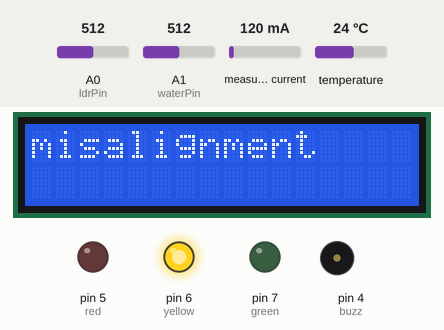
Recording of a sketch running on a simulated Arduino Uno, built with avr-gcc and run on an emulated ATmega328P. Parts: 16×2 character LCD, output pins drawn as LEDs (lit = HIGH), buzzer (waves = sounding, pin HIGH). The test bench sets the inputs (shaded band); at power-on: A0 (ldrPin) = 512, A1 (waterPin) = 512, temperature 24 °C, measured current 120 mA. What the sketch prints to the serial monitor is not drawn.

Above: at 1.6 s.
1.7 s: A0 (ldrPin) set to 810
At 5.6 s:
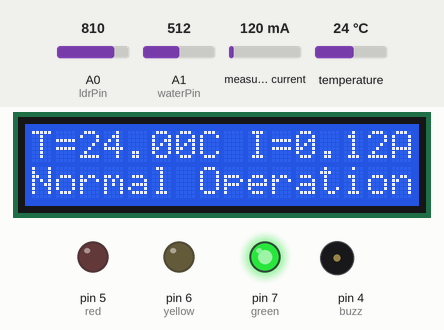
6.2 s: A1 (waterPin) set to 312
10.7 s: A1 (waterPin) set to 284
At 13.6 s:
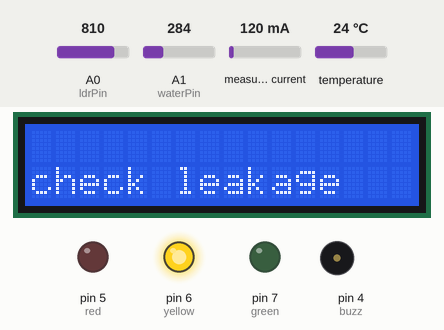
19.5 s: temperature set to 29.3 °C
26.4 s: temperature set to 30.9 °C
At 33.5 s:
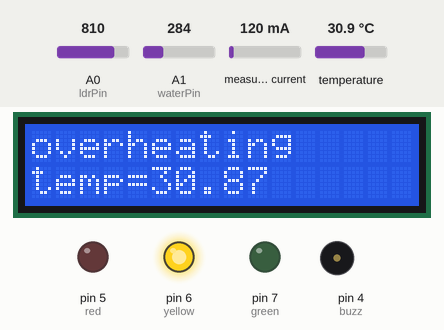
34.1 s: temperature set to 33 °C
At 38.5 s:
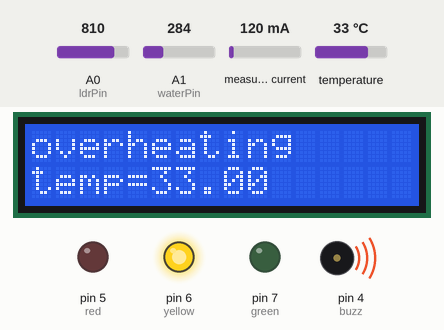
Timing chart, 0 to 40.2 s (numbered marks = the images above; inputs shaded):
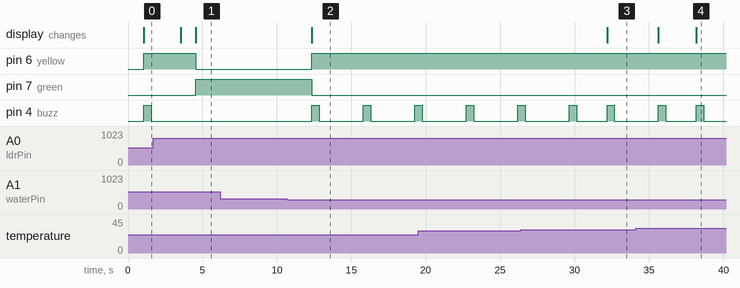

Measured:
- the behaviour switches between 300 and 299 on A1 (waterPin) (found by bisection; images 1 and 2)
- the behaviour switches between 30 and 30.1 °C on temperature (found by bisection; images 2 and 3)
- after the input at 1.7 s, pin 6 (yellow): HIGH → LOW after 2.8 s; pin 7 (green): LOW → HIGH after 2.8 s; pin 4 (buzz): stays LOW (without the input it goes to HIGH after 2.8 s); the display: first differs from a run without the input after 2.8 s (image 1)
- after the input at 6.2 s, every drawn part: stays the same
- after the input at 10.7 s, pin 6 (yellow): LOW → HIGH after 1.7 s; pin 7 (green): HIGH → LOW after 1.7 s; pin 4 (buzz): alternates HIGH for 0.50 s and LOW for 3.0 s, starting after 1.7 s; the display: changes after 1.7 s (image 2)
- after the input at 26.4 s, the display: changes after 5.8 s (image 3)
- after the input at 34.1 s, the display: first differs from a run without the input after 4.1 s (image 4)

The sketch:

IoT_based_CBM.ino
```cpp
#include <Wire.h>
#include <LiquidCrystal_I2C.h>
#include <OneWire.h>
#include <DallasTemperature.h>
#include "EmonLib.h"                   // Include Emon Library
EnergyMonitor emon1;                   // Create an instance


#define TEMP_WIRE_BUS 2
#define ldrPin A0
#define IRpin 3
#define red 5
#define yellow 6
#define green 7
#define buzz 4
#define waterPin A1
float Irms=0;
int CT_pin = A2; //  CT sensor pin connected to A5 pin of Arduino

int readValue;
int maxValue = 0;
int minValue = 1024;
int voltage = 230;
float Vpp;
float Vrms;
float power;
int waterVal;

LiquidCrystal_I2C lcd(0x27, 16, 2);
OneWire oneWire(TEMP_WIRE_BUS);
DallasTemperature DS18B20(&oneWire);  //object for the temp sensor

float temp;

void setup()
{
  pinMode(buzz,OUTPUT);
  pinMode(red, OUTPUT);
  pinMode(yellow, OUTPUT);
  pinMode(green, OUTPUT);
  pinMode(waterPin, INPUT);
  pinMode(ldrPin, INPUT);
  Serial.begin(9600);
  DS18B20.begin();
  emon1.current(CT_pin,10);
  lcd.init();
  lcd.backlight();
}
void printTemp(){
  lcd.clear();
   lcd.setCursor(0,0);
  lcd.print("T=");
  lcd.setCursor(2,0);
  lcd.print(temp);
  }

void loop()

{
 //lcd.clear();
 double Irms = emon1.calcIrms(1480);
 waterVal=analogRead(waterPin);
 int ldrValue = analogRead(ldrPin);
 Serial.print("ldrValue ");
 Serial.println(ldrValue);
 DS18B20.requestTemperatures();
 temp = DS18B20.getTempCByIndex(0); // Celcius
 Serial.println(temp);
 //printTemp();
   if (waterVal>300 && ldrValue>800 && temp<30 && Irms<2.0) //
   {
   lcd.clear();
   lcd.setCursor(0,0);
  lcd.print("T=");
  lcd.setCursor(2,0);
  lcd.print(temp);
  lcd.print("C");
    lcd.setCursor(9,0);
    lcd.print("I=");
    lcd.print(Irms);
    lcd.print("A");
    lcd.setCursor(0,1);
    lcd.print("Normal Operation");
    digitalWrite(red,LOW);
    digitalWrite(green,HIGH);
    digitalWrite(yellow,LOW);
    }
   if(waterVal<300 && ldrValue<800 && temp>30 && Irms>2.0)
   {
    lcd.clear();
    digitalWrite(green,LOW);
    digitalWrite(yellow,LOW);
    digitalWrite(red,HIGH);
    lcd.setCursor(0,0);
    lcd.print("EMERGENCY!!");
    digitalWrite(buzz,HIGH);
    delay(2000);
    lcd.setCursor(0,1);
    lcd.print("T=");
    lcd.print(temp);
    }
     if(waterVal<300){
      lcd.clear();
        lcd.setCursor(0,1);
    lcd.print("check leakage");
    digitalWrite(yellow,HIGH);
    digitalWrite(green,LOW);
    digitalWrite(red,LOW);
    Serial.print("water: ");
    Serial.println(waterVal);
    buzzer();
      }
      if(Irms>2.0){
        lcd.clear();
        lcd.setCursor(0,0);
    lcd.print("Overcurrent!");
    digitalWrite(yellow,HIGH);
    digitalWrite(green,LOW);
    digitalWrite(red,LOW);
    lcd.setCursor(0,1);
    lcd.print("I=");
    lcd.print(Irms);
    lcd.print("A");
    Serial.print("I=");
    Serial.println(Irms);
    buzzer();

        }
   if(temp>30 || ldrValue<800 )
   {
     printTemp();
    if(temp>30){
      lcd.clear();
       lcd.setCursor(0,0);
    lcd.print("overheating");
    lcd.setCursor(0,1);
    lcd.print("temp=");
    lcd.print(temp);
     digitalWrite(yellow,HIGH);
    digitalWrite(green,LOW);
    digitalWrite(red,LOW);
    buzzer();
      }

if(ldrValue<800)
  {
    lcd.clear();
    lcd.setCursor(0,0);
    lcd.print("misalignment");
     digitalWrite(yellow,HIGH);
    digitalWrite(green,LOW);
    digitalWrite(red,LOW);
    buzzer();
     if(waterVal<300){
        lcd.setCursor(0,1);
    lcd.print("water leakage");
    digitalWrite(yellow,HIGH);
    digitalWrite(green,LOW);
    digitalWrite(red,LOW);
      }
if(waterVal>300)
     {
    lcd.setCursor(0,1);
    lcd.print("no leakage");
     }
  }
    }

}
void buzzer(){
  digitalWrite(buzz,HIGH);
    delay(500);
    digitalWrite(buzz,LOW);
    delay(2000);
  }

void blinkYellow(){
     digitalWrite(yellow,HIGH);
     delay(500);
     digitalWrite(yellow,LOW);
     delay(500);
  }
void blinkRed(){
     digitalWrite(red,HIGH);
     delay(500);
     digitalWrite(red,LOW);
     delay(500);
  }
```
